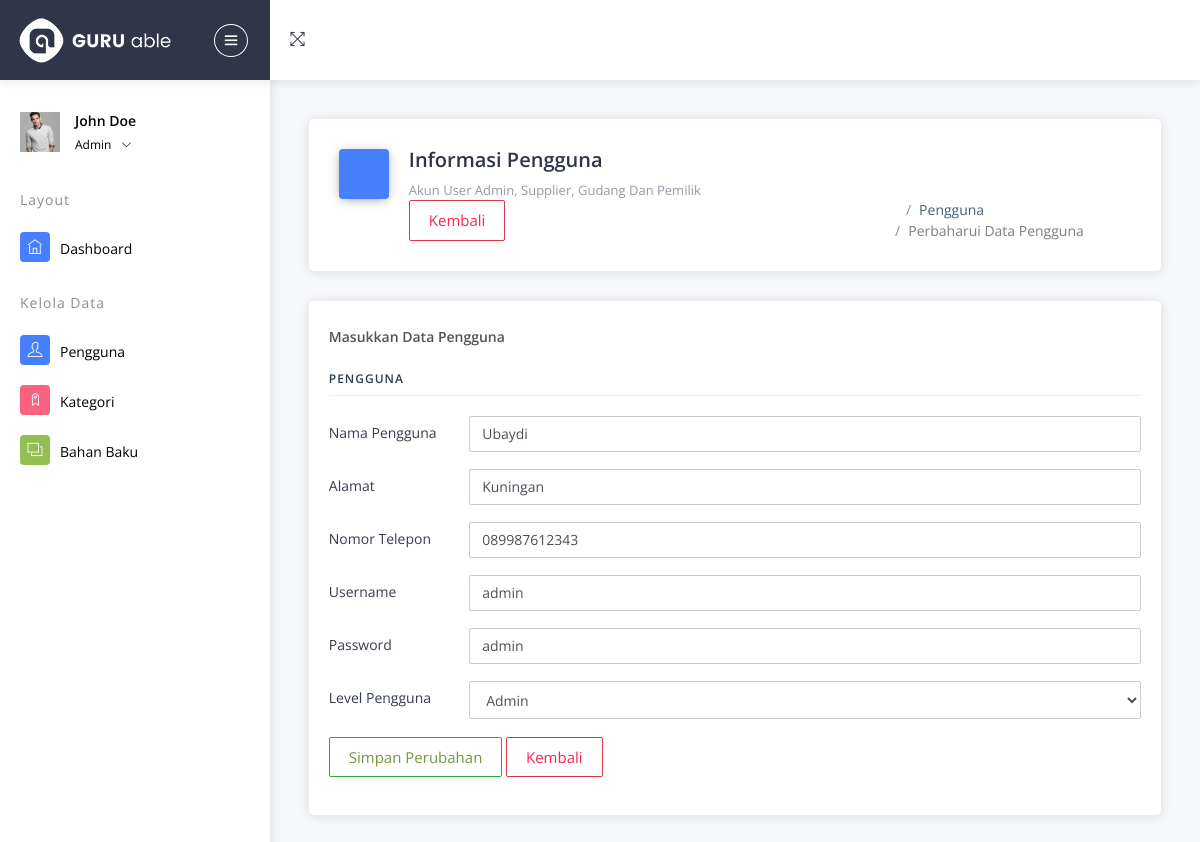
Screenshot of /Admin/cPengguna/update/1 (signed in) with the database file from the repository.
### tables this page shows
CREATE TABLE `pengguna` (
  `id_pengguna` int(11) NOT NULL,
  `nama` varchar(125) NOT NULL,
  `alamat` text NOT NULL,
  `no_hp` varchar(15) NOT NULL,
  `username` varchar(125) NOT NULL,
  `password` varchar(125) NOT NULL,
  `level_pengguna` int(11) NOT NULL
);

### application/controllers/Admin/cPengguna.php (called while the page is built, shortened)
<?php
class cPengguna extends CI_Controller
{
	public function update($id)
	{
		$this->form_validation->set_rules('nama', 'Nama Pengguna', 'required');
		$this->form_validation->set_rules('alamat', 'Alamat', 'required');
		$this->form_validation->set_rules('username', 'Username', 'required');
		$this->form_validation->set_rules('password', 'Password', 'required');
		$this->form_validation->set_rules('level', 'Level Pengguna', 'required');
		$this->form_validation->set_rules('no_hp', 'Nomor Telepon', 'required|min_length[11]|max_length[13]');
		if ($this->form_validation->run() == FALSE) {
			$data = array(
				'pengguna' => $this->db->query("SELECT * FROM `pengguna` WHERE id_pengguna='" . $id . "'")->row()
			);
			$this->load->view('Admin/Layouts/head');
			$this->load->view('Admin/Layouts/sidebar');
			$this->load->view('Admin/Pengguna/vUpdatePengguna', $data);
			$this->load->view('Admin/Layouts/footer');
		}
	}
}

### index.php (called while the page is built, shortened)
<?php
require_once BASEPATH.'core/CodeIgniter.php';

### application/views/Admin/Pengguna/vUpdatePengguna.php (the view, shortened to what this page needs)
<div class="pcoded-content">
	<div class="pcoded-inner-content">
		<div class="main-body">
			<div class="page-wrapper">
				<div class="page-header card">
					<div class="row align-items-end">
						<div class="col-lg-8">
							<div class="page-header-title">
								<i class="icofont icofont-file-code bg-c-blue"></i>
								<div class="d-inline">
									<h4>Informasi Pengguna</h4>
									<span>Akun user admin, supplier, gudang dan pemilik</span><br>
									<a href="<?= base_url('Admin/cPengguna') ?>" class="btn btn-outline-danger">Kembali</a><br>
								</div>
							</div>
						</div>
						<div class="col-lg-4">
							<div class="page-header-breadcrumb">
								<ul class="breadcrumb-title">
									<li class="breadcrumb-item">
										<a href="index.html">
											<i class="icofont icofont-home"></i>
										</a>
									</li>
									<li class="breadcrumb-item"><a href="#!">Pengguna</a>
									</li>
									<li class="breadcrumb-item"><a href="#!">Perbaharui Data Pengguna</a>
									</li>
								</ul>
							</div>
						</div>
					</div>
				</div>
				<div class="page-body">
					<div class="row">
						<div class="col-sm-12">
							<div class="card">
								<div class="card-header">
									<h5>Masukkan Data Pengguna</h5>
								</div>
								<div class="card-block">
									<h4 class="sub-title">Pengguna</h4>
									<form action="<?= base_url('Admin/cPengguna/update/' . $pengguna->id_pengguna) ?>" method="POST">
										<div class="form-group row">
											<label class="col-sm-2 col-form-label">Nama Pengguna</label>
											<div class="col-sm-10">
												<input type="text" value="<?= $pengguna->nama ?>" name="nama" class="form-control" placeholder="Masukkan Data Nama Pengguna">
											</div>
										</div>
										<div class="form-group row">
											<label class="col-sm-2 col-form-label">Alamat</label>
											<div class="col-sm-10">
												<input type="text" value="<?= $pengguna->alamat ?>" name="alamat" class="form-control" placeholder="Masukkan Data Alamat">
											</div>
										</div>
										<div class="form-group row">
											<label class="col-sm-2 col-form-label">Nomor Telepon</label>
											<div class="col-sm-10">
												<input type="number" name="no_hp" value="<?= $pengguna->no_hp ?>" class="form-control" placeholder="Masukkan Data Nomor Telepon">
											</div>
										</div>
										<div class="form-group row">
											<label class="col-sm-2 col-form-label">Username</label>
											<div class="col-sm-10">
												<input type="text" name="username" value="<?= $pengguna->username ?>" class="form-control" placeholder="Masukkan Data Username">
											</div>
										</div>
										<div class="form-group row">
											<label class="col-sm-2 col-form-label">Password</label>
											<div class="col-sm-10">
												<input type="text" name="password" value="<?= $pengguna->password ?>" class="form-control" placeholder="Masukkan Data Password">
											</div>
										</div>
										<div class="form-group row">
											<label class="col-sm-2 col-form-label">Level Pengguna</label>
											<div class="col-sm-10">
												<select name="level" class="form-control">
													<option value="1" <?php if ($pengguna->level_pengguna == '1') {
																			echo 'selected';
																		} ?>>Admin</option>
												</select>
											</div>
										</div>
										<div class="form-group">
											<button type="submit" class="btn btn-outline-success">Simpan Perubahan</button>
											<a href="<?= base_url('Admin/cPengguna') ?>" class="btn btn-outline-danger">Kembali</a>
										</div>
									</form>
								</div>
							</div>
						</div>
					</div>
				</div>
			</div>
		</div>
	</div>
</div>
</div>
</div>
</div>
</div>

### rows the page displays
pengguna: nama "Ubaydi", alamat "Kuningan", no_hp "089987612343", username "admin", password "admin", level "Admin"
